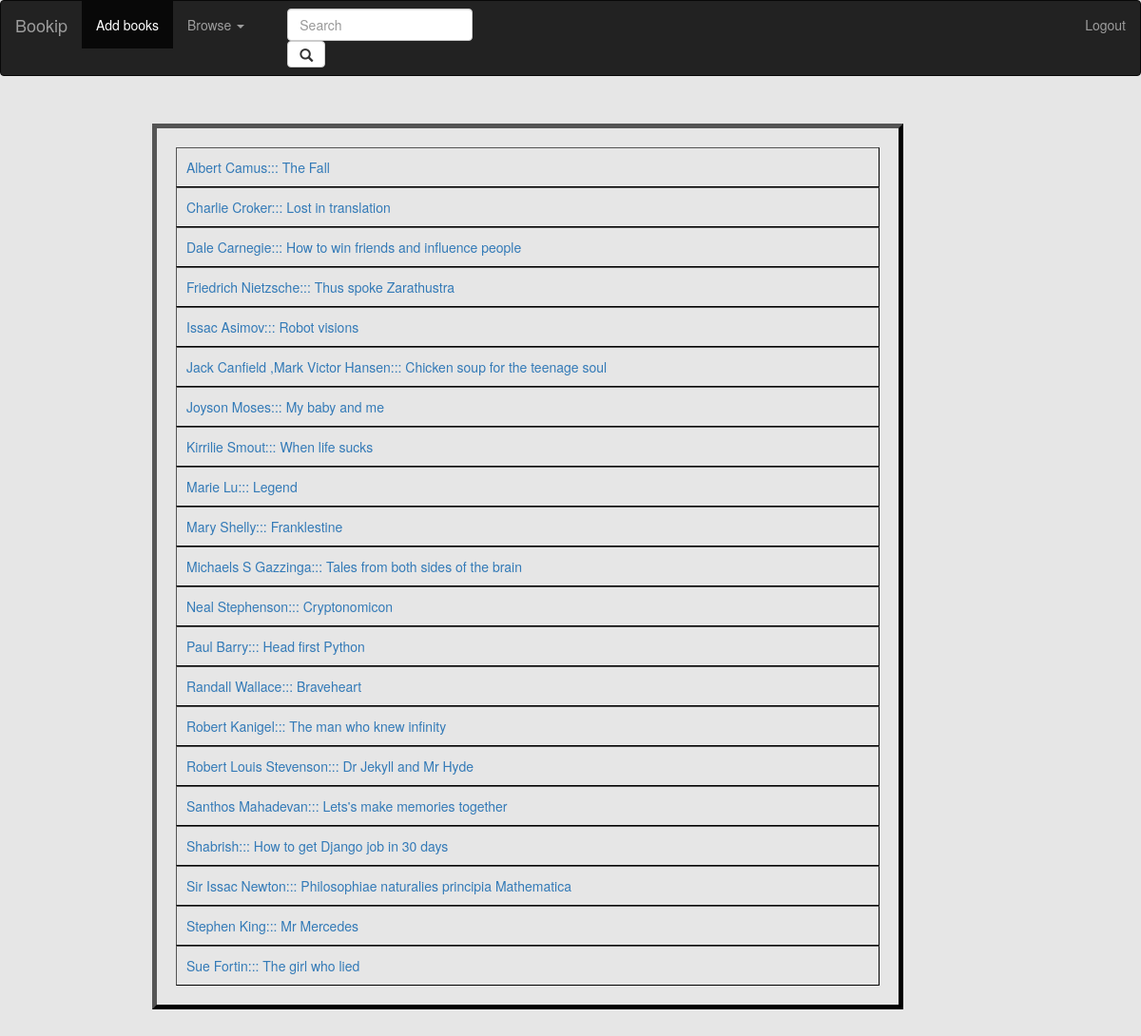
Page /author (signed in) on the committed database.
### booklist/models.py (models this page shows, shortened)
class books(models.Model):
    name=models.CharField(max_length=100)
    author=models.CharField(max_length=50)
    genre=models.CharField(max_length=20)
    rating=fields.IntegerRangeField(min_value=1, max_value=5)
    stock=fields.IntegerRangeField(min_value=1, max_value=10000)
    book_cover=models.CharField(max_length=1000,default='cover_not_available.jpg')
    date = models.DateTimeField(auto_now_add=True)

### booklist/views.py (the view)
# urls.py: url(r'^author$',views.list_author,name='author' ),
def list_author(request):
	context={}
	if request.user.is_authenticated:
		_books=books.objects.order_by('author')
		context={
		'filter':_books,
		}
		return render(request,'booklist/author_template.html',context)
	else:
		return redirect('home:login_user')

### booklist/templates/booklist/author_template.html (shortened to what this page needs)
{% extends "booklist/nav_bar.html" %}
{%load static%}
{%block list%}
<link rel="stylesheet" type="text/css" href="{% static "/booklist/css_files/index.css" %}"/>
<div id="list-view">
	<ul>
		<div class="listitem">
	 {% for items in filter %}
		<a href='{{items.id}}'><li>{{items.author}}:::  {{items.name}}</li></a>
	{% endfor %}
	</ul>
</div>
{%endblock%}

### booklist/static/booklist/css_files/index.css (style rules this page uses)
body { background-color: #e6e6e6; }
#list-view { margin: 50px }
#list-view .listitem li { padding: 10px; overflow: auto; list-style-type: none; }
.listitem { border: 5px outset #000000; padding: 20px; margin-left:70px; margin-right:200px; }
.listitem li { border: 1px outset #000000; }

### rows in the picture
books: author "Albert Camus", name "The Fall"
books: author "Charlie Croker", name "Lost in translation"
books: author "Dale Carnegie", name "How to win friends and influence people"
books: author "Friedrich Nietzsche", name "Thus spoke Zarathustra"
books: author "Issac Asimov", name "Robot visions"
books: author "Jack Canfield ,Mark Victor Hansen", name "Chicken soup for the teenage soul"
books: author "Joyson Moses", name "My baby and me"
books: author "Kirrilie Smout", name "When life sucks"
books: author "Marie Lu", name "Legend"
books: author "Mary Shelly", name "Franklestine"
books: author "Michaels S Gazzinga", name "Tales from both sides of the brain"
books: author "Neal Stephenson", name "Cryptonomicon"
books: author "Paul Barry", name "Head first Python"
books: author "Randall Wallace", name "Braveheart"
books: author "Robert Kanigel", name "The man who knew infinity"
books: author "Robert Louis Stevenson", name "Dr Jekyll and Mr Hyde"
books: author "Santhos Mahadevan", name "Lets's make memories together"
books: author "Shabrish", name "How to get Django job in 30 days"
books: author "Sir Issac Newton", name "Philosophiae naturalies principia Mathematica"
books: author "Stephen King", name "Mr Mercedes"
books: author "Sue Fortin", name "The girl who lied"
